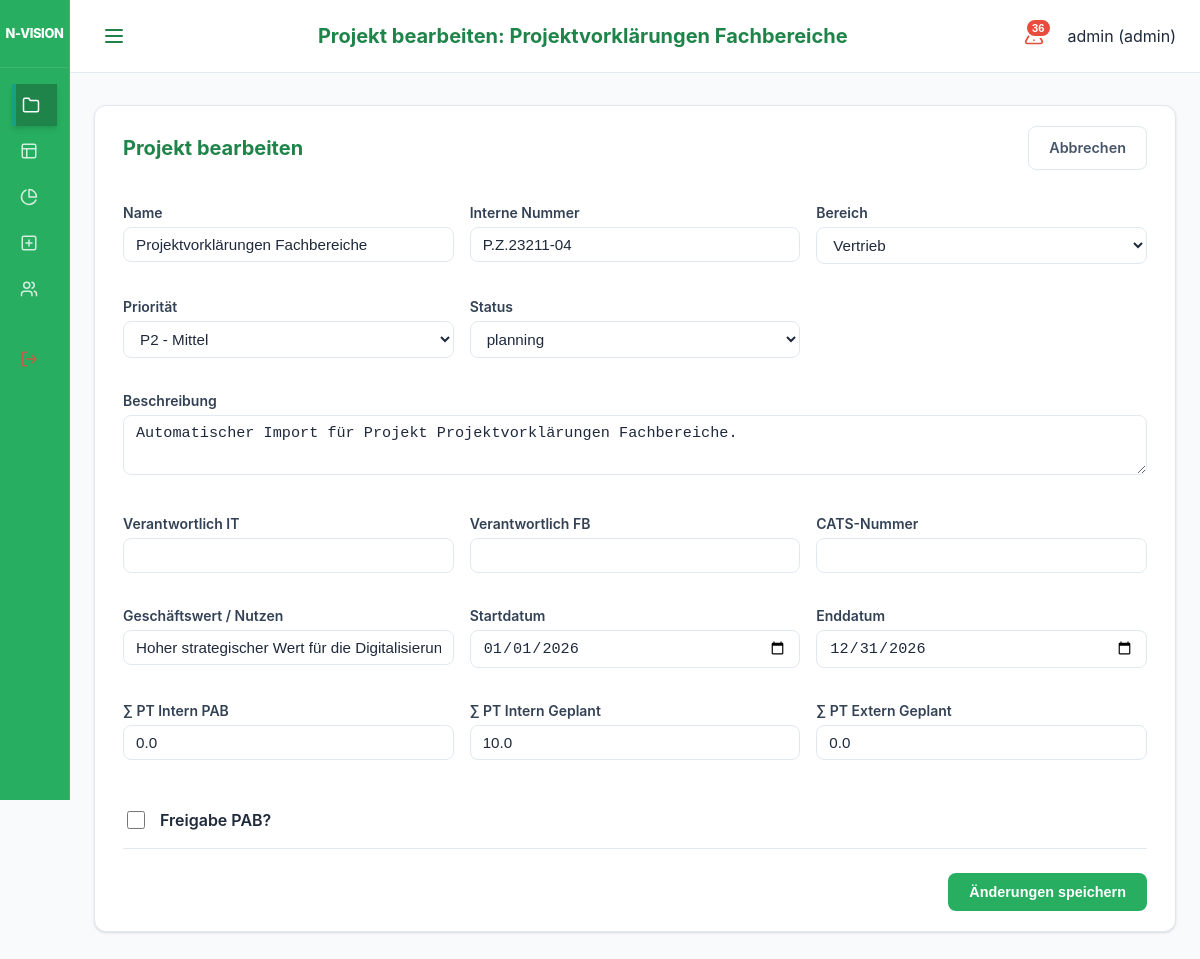
The page /ui/projects/2/edit (signed in) on the database as committed earlier.
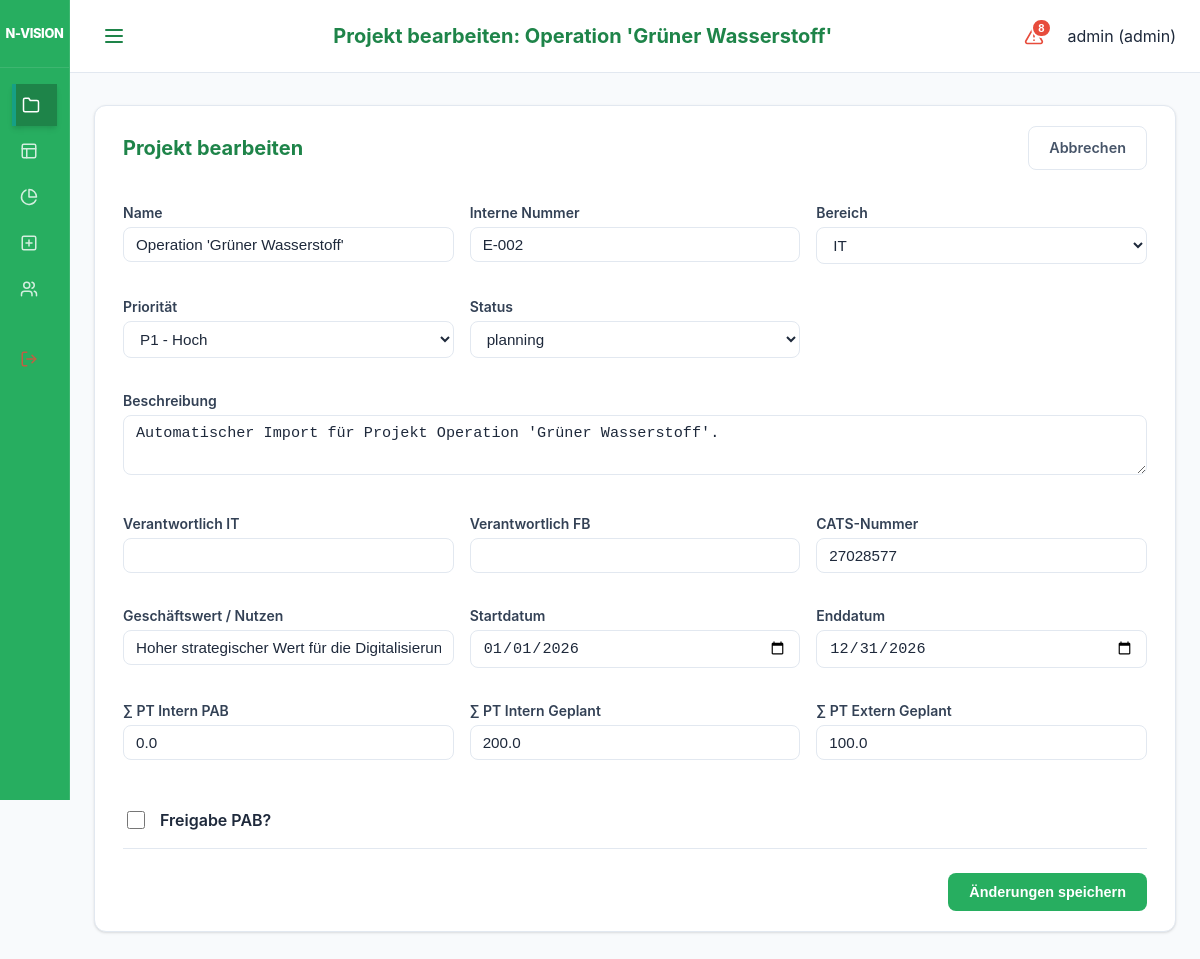
The same page on the database as committed later.
### models.py (models this page shows)
class Project(Base):
    __tablename__ = "projects"
    id = Column(Integer, primary_key=True, index=True)
    name = Column(String, index=True)
    description = Column(String, nullable=True)
    business_value = Column(String, nullable=True)
    internal_number = Column(String, nullable=True)
    division = Column(String, nullable=True) # "IT", "Netzgesellschaft", "Vertrieb", "Kraftwerk"
    start_date = Column(Date)
    end_date = Column(Date)
    priority = Column(Integer, default=1) # 1 highest
    status = Column(Enum(ProjectStatus), default=ProjectStatus.PLANNING)
    manager_id = Column(Integer, ForeignKey("employees.id"), nullable=True)
    responsible_it = Column(String, nullable=True)
    responsible_fb = Column(String, nullable=True)
    pab_approval = Column(Integer, default=0) # 0 = No, 1 = Yes
    cats_number = Column(String, nullable=True)
    pt_intern_pab = Column(Float, default=0.0)
    pt_intern_planned = Column(Float, default=0.0)
    pt_extern_planned = Column(Float, default=0.0)
    staffings = relationship("Staffing", back_populates="project")
    bookings = relationship("Booking", back_populates="project")
    milestones = relationship("Milestone", back_populates="project", cascade="all, delete-orphan")

### main.py (the view)
@app.get("/ui/projects/{project_id}/edit", response_class=HTMLResponse)
def ui_edit_project_form(request: Request, project_id: int, db: Session = Depends(get_db), user: models.User = Depends(admin_required)):
    project = db.query(models.Project).filter(models.Project.id == project_id).first()
    if not project:
        raise HTTPException(status_code=404, detail="Project not found")
    return templates.TemplateResponse(
        request=request, name="project_edit.html", context={
            "project": project,
            "active_page": "projects"
        }
    )

### templates/project_edit.html (shortened to what the changed rows need)
{% extends "base.html" %}
{% set title = "Projekt bearbeiten: " ~ project.name %}
{% block content %}
<div class="card">
    <div style="display: flex; justify-content: space-between; align-items: center; margin-bottom: 2rem;">
        <h2 style="margin: 0;">Projekt bearbeiten</h2>
    </div>
    <form action="/ui/projects/{{ project.id }}/edit" method="post">
        <div style="display: grid; grid-template-columns: repeat(auto-fill, minmax(250px, 1fr)); gap: 1rem; align-items: start;">
            <div class="form-group">
                <label>Name</label>
                <input type="text" name="name" value="{{ project.name }}" required>
            </div>
            <div class="form-group">
                <label>Interne Nummer</label>
                <input type="text" name="internal_number" value="{{ project.internal_number if project.internal_number else '' }}">
            </div>
            <div class="form-group">
                <label>Bereich</label>
                <select name="division">
                    <option value="IT" {% if project.division == 'IT' %}selected{% endif %}>IT</option>
                    <option value="Vertrieb" {% if project.division == 'Vertrieb' %}selected{% endif %}>Vertrieb</option>
                </select>
            </div>
            <div class="form-group">
                <label>Priorität</label>
                <select name="priority">
                    <option value="1" {% if project.priority == 1 %}selected{% endif %}>P1 - Hoch</option>
                    <option value="2" {% if project.priority == 2 %}selected{% endif %}>P2 - Mittel</option>
                </select>
            </div>
            <div class="form-group">
                <label>Status</label>
                <select name="status">
                    {% for s in ['planning', 'active', 'on_hold', 'completed'] %}
                    <option value="{{ s }}" {% if project.status.value == s %}selected{% endif %}>{{ s }}</option>
                    {% endfor %}
                </select>
            </div>
            <div class="form-group" style="grid-column: 1 / -1;">
                <label>Beschreibung</label>
                <textarea name="description" style="height: 60px;">{{ project.description if project.description else '' }}</textarea>
            </div>
            <div class="form-group">
                <label>CATS-Nummer</label>
                <input type="text" name="cats_number" value="{{ project.cats_number if project.cats_number else '' }}">
            </div>
            <div class="form-group">
                <label>Geschäftswert / Nutzen</label>
                <input type="text" name="business_value" value="{{ project.business_value if project.business_value else '' }}">
            </div>
            <div class="form-group">
                <label>Startdatum</label>
                <input type="date" name="start_date" value="{{ project.start_date }}" required>
            </div>
            <div class="form-group">
                <label>Enddatum</label>
                <input type="date" name="end_date" value="{{ project.end_date }}" required>
            </div>
            <div class="form-group">
                <label>∑ PT Intern PAB</label>
                <input type="number" name="pt_intern_pab" step="0.5" value="{{ project.pt_intern_pab }}">
            </div>
            <div class="form-group">
                <label>∑ PT Intern Geplant</label>
                <input type="number" name="pt_intern_planned" step="0.5" value="{{ project.pt_intern_planned }}">
            </div>
            <div class="form-group">
                <label>∑ PT Extern Geplant</label>
                <input type="number" name="pt_extern_planned" step="0.5" value="{{ project.pt_extern_planned }}">
            </div>
            <div style="display: flex; align-items: center; gap: 0.75rem; height: 100%; padding-top: 1rem;">
                <input type="checkbox" name="pab_approval" id="pab_approval" {% if project.pab_approval %}checked{% endif %} style="width: 18px; height: 18px; cursor: pointer;">
                <label for="pab_approval" style="cursor: pointer; font-weight: 600; margin-bottom: 0;">Freigabe PAB?</label>
            </div>
        </div>
    </form>
</div>
{% endblock %}

### templates/base.html (shortened to what this page needs)
<!DOCTYPE html>
<html lang="de">
<head>
    <link rel="stylesheet" href="{{ static_url('/static/styles.css') }}">
</head>
<body>
<div class="app-layout">
    <aside class="sidebar">
        <div class="sidebar-header">
            <div class="brand-title">N-VISION</div>
        </div>
        <nav class="sidebar-nav">
            <div class="nav-group">
                <a href="/ui/projects" class="{% if active_page == 'projects' %}active{% endif %}" title="Projekte">
                    <svg xmlns="http://www.w3.org/2000/svg" width="18" height="18" viewBox="0 0 24 24" fill="none" stroke="currentColor" stroke-width="2" stroke-linecap="round" stroke-linejoin="round" class="nav-icon"><path d="M22 19a2 2 0 0 1-2 2H4a2 2 0 0 1-2-2V5a2 2 0 0 1 2-2h5l2 3h9a2 2 0 0 1 2 2z"/></svg>
                </a>
                <a href="/" class="{% if active_page == 'heatmap' %}active{% endif %}" title="Heatmap">
                    <svg xmlns="http://www.w3.org/2000/svg" width="18" height="18" viewBox="0 0 24 24" fill="none" stroke="currentColor" stroke-width="2" stroke-linecap="round" stroke-linejoin="round" class="nav-icon"><rect width="18" height="18" x="3" y="3" rx="2"/><path d="M3 9h18"/><path d="M9 21V9"/></svg>
                </a>
                <a href="/ui/reports" class="{% if active_page == 'reports' %}active{% endif %}" title="Reports">
                    <svg xmlns="http://www.w3.org/2000/svg" width="18" height="18" viewBox="0 0 24 24" fill="none" stroke="currentColor" stroke-width="2" stroke-linecap="round" stroke-linejoin="round" class="nav-icon"><path d="M21.21 15.89A10 10 0 1 1 8 2.83"></path><path d="M22 12A10 10 0 0 0 12 2v10z"></path></svg>
                </a>
                {% if request.state.user and request.state.user.role.value == 'admin' %}
                <a href="/ui/projects/add" class="{% if active_page == 'project_add' %}active{% endif %}" title="Projekt anlegen">
                    <svg xmlns="http://www.w3.org/2000/svg" width="18" height="18" viewBox="0 0 24 24" fill="none" stroke="currentColor" stroke-width="2" stroke-linecap="round" stroke-linejoin="round" class="nav-icon"><rect width="18" height="18" x="3" y="3" rx="2"/><path d="M12 8v8"/><path d="M8 12h8"/></svg>
                </a>
                <a href="/ui/employees" class="{% if active_page == 'employees' %}active{% endif %}" title="Mitarbeiter">
                </a>
                {% endif %}
            </div>
            <div class="nav-group" style="margin-top: auto;">
                <a href="/logout" style="color: var(--danger);" title="Abmelden">
                </a>
            </div>
        </nav>
    </aside>
    <div class="main-wrapper">
        <header class="top-bar">
            <button class="menu-toggle" id="menuToggle" aria-label="Menü öffnen">
                <svg xmlns="http://www.w3.org/2000/svg" width="24" height="24" viewBox="0 0 24 24" fill="none" stroke="currentColor" stroke-width="2" stroke-linecap="round" stroke-linejoin="round"><line x1="4" x2="20" y1="12" y2="12"/><line x1="4" x2="20" y1="6" y2="6"/><line x1="4" x2="20" y1="18" y2="18"/></svg>
            </button>
            <h1 class="page-title">{{ title if title else "N-VISION" }}</h1>
            <div class="user-info" style="display: flex; align-items: center; gap: 1rem;">
                {% if request.state.user %}
                {% set criticals = get_critical_projects(request) %}
                <button class="critical-trigger" id="criticalTrigger" title="Kritische Projekte">
                    {% if criticals|length > 0 %}
                    <span class="critical-badge">{{ criticals|length }}</span>
                    {% endif %}
                </button>
                {% endif %}
                <span>{{ request.state.user.username if request.state.user else "Gast" }} ({{ request.state.user.role.value if request.state.user else "" }})</span>
            </div>
        </header>
        <main class="content-area">
            {% block content %}{% endblock %}
        </main>
    </div>
</div>
</body>
</html>

Rows that differ between the two databases and show on the page:
changed Project "planning": name "Projektvorklärungen Fachbereiche" → "Operation 'Grüner Wasserstoff'"; internal_number "P.Z.23211-04" → "E-002"; division "Vertrieb" → "IT"; priority "P2 - Mittel" → "P1 - Hoch"; description "Automatischer Import für Projekt Projektvorklärungen Fachbereiche." → "Automatischer Import für Projekt Operation 'Grüner Wasserstoff'."; cats_number (not shown) → "27028577"; pt_intern_planned "10.0" → "200.0"; pt_extern_planned "0.0" → "100.0"
Other text that changed with them:
{{ title if title else "N-VISION" }}: "Projekt bearbeiten: Projektvorklärungen Fachbereiche" → "Projekt bearbeiten: Operation 'Grüner Wasserstoff'"
{{ criticals|length }}: "36" → "8"
